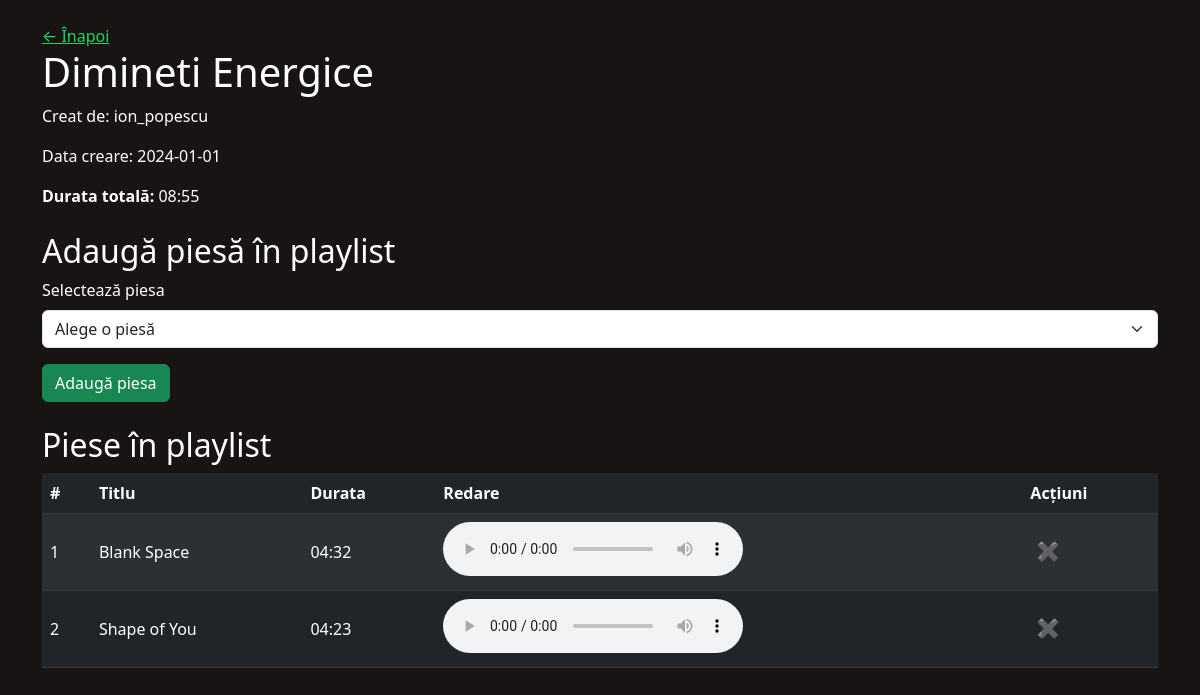
The page /playlist.php?id=1 (signed in) on the database its author committed.
### tables this page shows
CREATE TABLE Playlisturi_tbl (
    id_playlist INT AUTO_INCREMENT PRIMARY KEY,
    id_utilizator INT,
    titlu VARCHAR(100) NOT NULL,
    data_creare DATE,
    FOREIGN KEY (id_utilizator) REFERENCES Utilizatori_tbl(id_utilizator) ON DELETE CASCADE
);

CREATE TABLE Utilizatori_tbl (
    id_utilizator INT PRIMARY KEY,
    nume_utilizator VARCHAR(50) UNIQUE NOT NULL,
    email VARCHAR(100) UNIQUE NOT NULL,
    parola VARCHAR(100) NOT NULL,
    data_inregistrare DATE NOT NULL,
    tara VARCHAR(50)
);

CREATE TABLE Piese_tbl (
    id_piesa INT PRIMARY KEY,
    titlu VARCHAR(100) NOT NULL,
    durata_secunde INT,
    id_album INT,
    FOREIGN KEY (id_album) REFERENCES Albume_tbl(id_album) ON DELETE SET NULL
);

### playlist.php (the view, shortened to what this page needs)
<?php
include 'config.php';
$user_id = $_SESSION['user_id'] ?? null;
$id_playlist = isset($_GET['id']) ? intval($_GET['id']) : 0;
$stmt = $conn->prepare("
    SELECT Playlisturi_tbl.*, Utilizatori_tbl.nume_utilizator
    FROM Playlisturi_tbl
    JOIN Utilizatori_tbl ON Playlisturi_tbl.id_utilizator = Utilizatori_tbl.id_utilizator
    WHERE Playlisturi_tbl.id_playlist = ?");
$stmt->execute([$id_playlist]);
$playlist = $stmt->fetch(PDO::FETCH_ASSOC);
$can_edit = ($playlist['id_utilizator'] == $user_id);
$stmtSongs = $conn->prepare("
    SELECT Piese_tbl.*
    FROM PiesePlaylist_tbl
    JOIN Piese_tbl ON PiesePlaylist_tbl.id_piesa = Piese_tbl.id_piesa
    WHERE PiesePlaylist_tbl.id_playlist = ?");
$stmtSongs->execute([$id_playlist]);
$songs = $stmtSongs->fetchAll(PDO::FETCH_ASSOC);
$totalDuration = 0;
foreach ($songs as $song) {
    $totalDuration += $song['durata_secunde'];
}
function formatDuration($seconds) {
    $hours = floor($seconds / 3600);
    $minutes = floor(($seconds % 3600) / 60);
    $secs = $seconds % 60;
    if ($hours > 0) {
        return sprintf("%d:%02d:%02d", $hours, $minutes, $secs);
    } else {
        return sprintf("%02d:%02d", $minutes, $secs);
    }
}
$formattedDuration = formatDuration($totalDuration);
?>
<!DOCTYPE html>
<html lang="ro">
<head>
    <link href="https://cdn.jsdelivr.net/npm/bootstrap@5.3.0/dist/css/bootstrap.min.css" rel="stylesheet" />
</head>
<body class="container py-4">
    <a href="index.php" style="color: #1ed760;">&larr; Înapoi</a>
    <h1><?= htmlspecialchars($playlist['titlu']) ?></h1>
    <p>Creat de: <?= htmlspecialchars($playlist['nume_utilizator']) ?></p>
    <p>Data creare: <?= htmlspecialchars($playlist['data_creare']) ?></p>
    <p><strong>Durata totală:</strong> <?= $formattedDuration ?></p>
    <?php if ($can_edit): ?>
        <h2 class="mt-4">Adaugă piesă în playlist</h2>
        <form method="POST" class="mb-4">
            <div class="mb-3">
                <label for="id_piesa" class="form-label">Selectează piesa</label>
                <select id="id_piesa" name="id_piesa" class="form-select" required>
                    <option value="">Alege o piesă</option>
                </select>
            </div>
            <button type="submit" name="add_song" class="btn btn-success">Adaugă piesa</button>
        </form>
    <?php else: ?>
        <p><em>Acest playlist nu poate fi modificat de tine.</em></p>
    <?php endif; ?>
    <h2>Piese în playlist</h2>
    <table class="table table-dark table-striped align-middle">
        <thead>
            <tr>
                <th>#</th>
                <th>Titlu</th>
                <th>Durata</th>
                <th>Redare</th>
                <?php if ($can_edit): ?><th>Acțiuni</th><?php endif; ?>
            </tr>
        </thead>
        <tbody>
            <?php foreach ($songs as $index => $song): ?>
                <tr class="song-row">
                    <td><?= $index + 1 ?></td>
                    <td><?= htmlspecialchars($song['titlu']) ?></td>
                    <td><?= gmdate("i:s", $song['durata_secunde']) ?></td>
                    <td>
                        <audio controls>
                            <source src="audio/<?= $song['id_piesa'] ?>.mp3" type="audio/mpeg">
                        </audio>
                    </td>
                    <?php if ($can_edit): ?>
                        <td>
                            <form method="POST" onsubmit="return confirm('Ești sigur că vrei să ștergi această piesă din playlist?');" style="margin:0;">
                                <button type="submit" name="delete_song" class="btn-delete" title="Șterge piesa">&#10006;</button>
                            </form>
                        </td>
                    <?php endif; ?>
                </tr>
            <?php endforeach; ?>
        </tbody>
    </table>
</body>
</html>

### playlist.php (style rules this page uses)
body { background: #191414; color: white; min-height: 100vh; }
.btn-delete { color: #ff4d4d; border: none; background: transparent; font-weight: bold; cursor: pointer; font-size: 1.2rem; }

### rows shown on the page
playlisturi_tbl: titlu "Dimineti Energice", id_utilizator.nume_utilizator "ion_popescu", data_creare "2024-01-01"
piese_tbl: titlu "Blank Space", durata_secunde "04:32"
piese_tbl: titlu "Shape of You", durata_secunde "04:23"

### other values the page prints
$formattedDuration "08:55"
